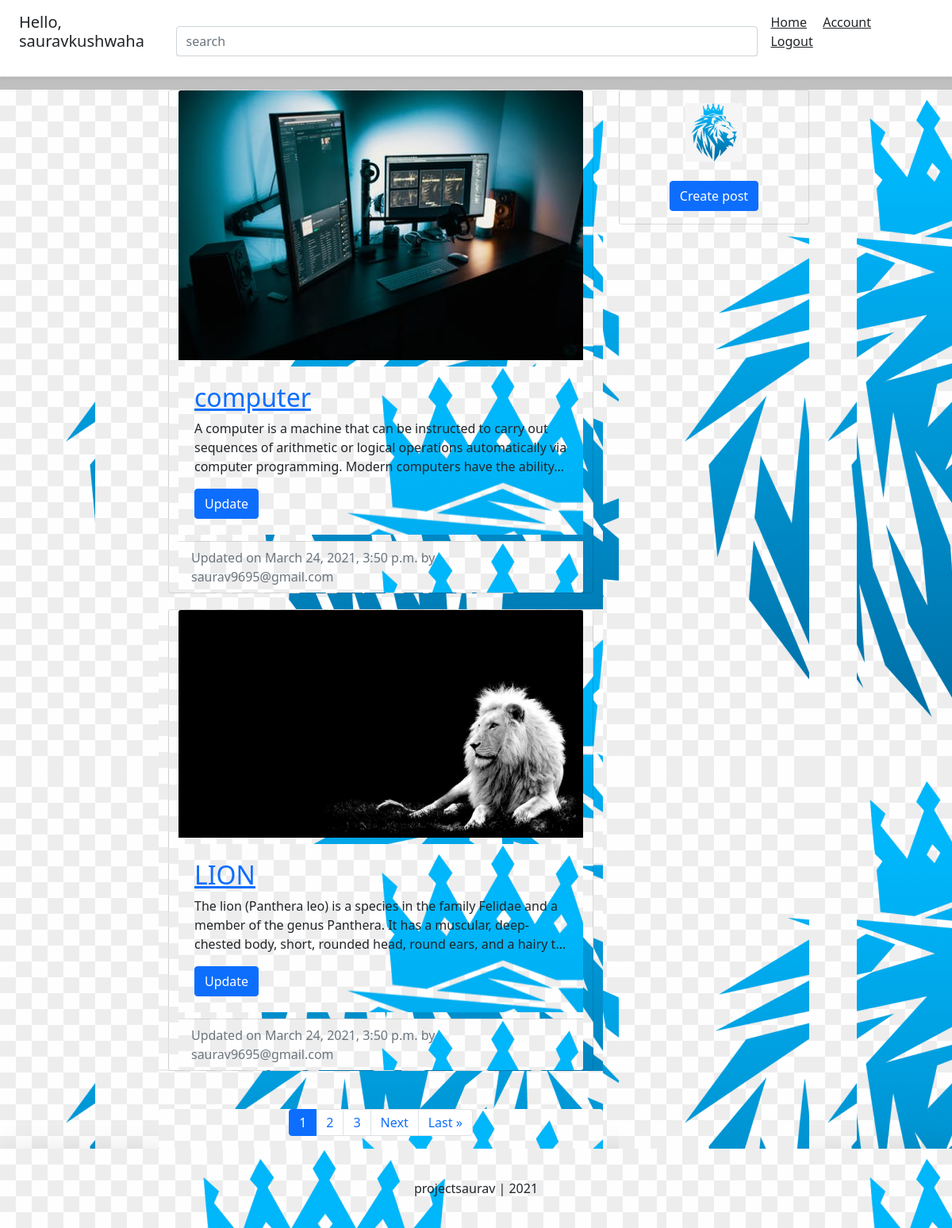
The page / (signed in) on the database its author committed.
### account/models.py (models this page shows, shortened)
class Account(AbstractBaseUser):
	email					=models.EmailField(verbose_name="email", max_length=60, unique=True)
	username				=models.CharField(max_length=30, unique=True)
	date_joined				=models.DateTimeField(verbose_name='date_joined', auto_now_add=True)
	last_login				=models.DateTimeField(verbose_name='last_login', auto_now=True)
	is_admin				=models.BooleanField(default=False)
	is_active				=models.BooleanField(default=True)
	is_staff				=models.BooleanField(default=False)
	is_superuser			=models.BooleanField(default=False)
	USERNAME_FIELD ='email'
	REQUIRED_FIELDS =['username',]
	objects = MyAccountManager()
	def __str__(self):
		return self.email

### blog/models.py (models this page shows, shortened)
class BlogPost(models.Model):
	title					=models.CharField(max_length=50, null=False, blank=False)
	body					=models.TextField(max_length=5000, null=False, blank=False)
	image					=models.ImageField(upload_to=upload_location, null=False, blank=False)
	date_published			=models.DateTimeField(auto_now_add=True, verbose_name="date published")
	date_updated			=models.DateTimeField(auto_now=True, verbose_name="date updated")
	author 					=models.ForeignKey(settings.AUTH_USER_MODEL, on_delete=models.CASCADE)
	slug 					=models.SlugField(blank=True, unique=True)

### personal/views.py (the view)
# urls.py: path('', home_screen_view, name="home"),
def home_screen_view(request, *args, **kwargs):
	context = {}
	query = ""
	if request.GET:
		query = request.GET.get('q', '')
		context['query'] = str(query)
	blog_posts = sorted(get_blog_queryset(query), key=attrgetter('date_updated'), reverse=True)
	context['blog_posts'] = blog_posts
	page = request.GET.get('page', 1)
	blog_posts_paginator = Paginator(blog_posts, BLOG_POSTS_PER_PAGE)
	try:
		blog_posts = blog_posts_paginator.page(page)
	except PageNotAnInteger:
		blog_posts = blog_posts_paginator.page(BLOG_POSTS_PER_PAGE)
	except EmptyPage:
		blog_posts = blog_posts_paginator.page(blog_posts_paginator.num_pages)
	context['blog_posts'] = blog_posts
	return render(request, "personal/home.html", context)

### blog/views.py (called while the page is built)
def get_blog_queryset(query=None):
	queryset = []
	queries = query.split(" ") # python install 2021 = [python, install, 2021]
	for q in queries:
		posts = BlogPost.objects.filter(
				Q(title__icontains=q) |
				Q(body__icontains=q)
			).distinct()
		for post in posts:
			queryset.append(post)
	return list(set(queryset))

### personal/templates/personal/home.html (shortened to what this page needs)
{% extends 'base.html' %}
{% load static %}
{% block content %}
<div class="container">
	<div class="row">
		<div class="left-column col-lg-7 offset-lg-1">
			{% if blog_posts %}
				{% for post in blog_posts %}
					<div class="blog-post-container">
						{% include 'blog/snippets/blog_post_snippet.html' with blog_post=post %}
					</div>
				{% endfor %}
			{% else %}
				<div class="blog-post-container">
					{% include 'blog/snippets/blog_post_snippet.html' with query=query %}
				</div>
			{% endif %}
		{% include 'blog/snippets/blog_post_pagination.html' with blog_posts=blog_posts %}
		</div>
		<div class="right-column col-lg-3 d-lg-flex d-none flex-column">
			<div class="card create-post-bar d-flex flex-column p-3">
				<img class="img-fluid d-block m-auto pb-2" src="{% static 'sau.png' %}" width="72" height="72">
				<p class="m-auto"><a class="btn btn-primary" href="{% url 'blog:create' %}">Create post</a></p>
			</div>
		</div>
	</div>
</div>
{% endblock content %}

### templates/snippets/header.html (shortened to what this page needs)
<link href="https://cdn.jsdelivr.net/npm/bootstrap@5.0.0-beta2/dist/css/bootstrap.min.css" rel="stylesheet">
<header class="d-flex flex-column flex-md-row align-items-center p-3 px-md-4 mb-3 bg-body border-bottom shadow-sm">
  <h5 class="h5 my-0 me-md-auto fw-normal">
  	{% if request.user.is_authenticated %}
  	<p>Hello, {{request.user.username}}</p>
  	{% endif %}
  </h5>
  <div class="search-bar mt-sm-2 mr-2">
  	<from method="get">
		  <input type="text" class="form-control" name="q" id="id_q" placeholder="search">
  	</from>
  </div>
  <nav class="my-2 my-md-0 me-md-3">
  	{% if request.user.is_authenticated %}
    <p><a class="p-2 text-dark" href="{% url 'home' %}">Home</a>
		<a class="p-2 text-dark" href="{% url 'account' %}">Account</a>
		<a class="p-2 text-dark" href="{% url 'logout' %}">Logout</a></p>
	{% else %}
		<a class="p-2 text-dark" href="{% url 'home' %}">Home</a>
		<a class="p-2 text-dark"href="{% url 'login' %}">Login</a></p>
		<a class="btn btn-outline-primary" href="{% url 'register' %}">Register</a>
	{% endif %}
  </nav>
</header>

### blog/templates/blog/snippets/blog_post_snippet.html (shortened to what this page needs)
{% if blog_post %}
<div class="container">
	<div class="row">
		<div class="card m-auto">
			<a href="{% url 'blog:detail' post.slug %}">
				<img class="card-img-top" src="{{blog_post.image.url}}">
			</a>
			<div class="card-body mt-2 mb-2">
				<a href="{% url 'blog:detail' post.slug %}">
					<h2 class="card-title">{{blog_post.title}}</h2>
				</a>
				<p class="card-text">{{blog_post.body|safe|truncatechars:180}}</p>
				{% if blog_post.author == request.user %}
					<a href="{% url 'blog:edit' blog_post.slug %}" class="btn btn-primary">Update</a>
				{% endif %}
			</div>
			<div class="card-footer text-muted">
			  Updated on {{blog_post.date_updated}} by {{blog_post.author}}
			</div>
		</div>
	</div>
</div>
{% endif %}

### templates/snippets/header.html (style rules this page uses)
html { font-size: 14px; }
@media (min-width: 768px) { html { font-size: 16px; } }
.container { max-width: 960px; }
.search-bar { width: 70%; }

### templates/snippets/base_css.html (style rules this page uses)
body { background-color: #c0c0c0; }
div { background-image: url('sau.png'); }

### personal/templates/personal/home.html (style rules this page uses)
@media (min-width: 768px) { .right-column { margin-left: 20px; } }
.blog-post-container { margin-bottom: 20px; width: 100%; }
.create-post-bar { background-color: #fff; margin-bottom:20px; }
.left-column { padding:0px; }
.right-column { padding:0px; }

### blog/templates/blog/snippets/blog_post_snippet.html (style rules this page uses)
.card { max-width: 700px; width: 100%; }
.card-body { padding: 20px; }

### rows shown on the page
Account: user.username "sauravkushwaha"
BlogPost: image (picture), title "computer", body "A computer is a machine that can be instructed to carry out sequences of arithmetic or logical operations automatically via computer programming. Modern computers have the ability…", shows "Update", date_updated "March 24, 2021, 3:50 p.m.", author "saurav9695@gmail.com"
BlogPost: image (picture), title "LION", body "The lion (Panthera leo) is a species in the family Felidae and a member of the genus Panthera. It has a muscular, deep-chested body, short, rounded head, round ears, and a hairy t…", shows "Update", date_updated "March 24, 2021, 3:50 p.m.", author "saurav9695@gmail.com"

### other values the page prints
{{ i }} "1"
{{ i }} "2" "3"
